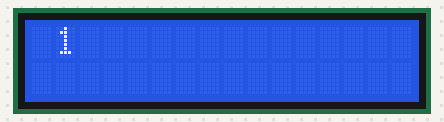
The sketch below on a simulated Arduino Uno, built with avr-gcc and run on an emulated ATmega328P. Parts: 16×2 character LCD.

Above: at 0.21 s.
At 6.26 s:
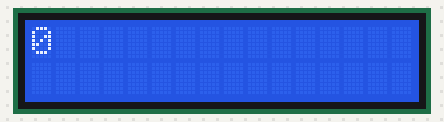
At 9.9 s:
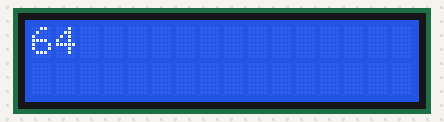
At 19.89 s:
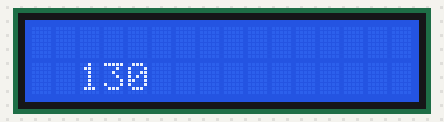
At 29.58 s:
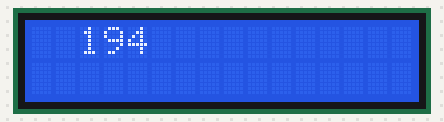
At 39.58 s:
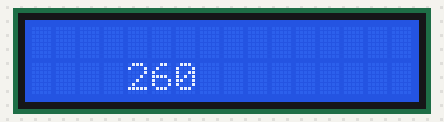

The sketch:

LCD_Screen.ino
```cpp
#include <LiquidCrystal.h>
LiquidCrystal lcd(2,3,4,5,6,7);

void setup()
{
  lcd.begin(16,2);    //16*2 grid
}

void loop() {
  int i,j,k;
  lcd.clear();

  for(i=1;i<=15;i=i+2)
  {
    lcd.setCursor(i,0);
    lcd.print(i);
    delay(300);
    lcd.clear();

    for(j=2;i<=15;j=j+2)
    {
      lcd.setCursor(j,1);
      lcd.print(j);
      delay(300);
      lcd.clear();
    }
  }
  lcd.print("Finished!!");
  delay(300);
}


/*

Functions:
  lcd.begin()
  lcd.print()
  lcd.setCursor()
  lcd.clear()

Pins:
  1 -> GND
  2 -> VCC (+5v)
  3 -> VO (Contrast)  (POT)  (**)
  4 -> RS (Register Select (Data memory))       (Arduino pin -> 2)
  5 -> R/W (Read / Write)  (GND)
  6 -> E (Enable) (It makes 4 High)             (Arduino pin -> 3)
  7 -> D0   \
  8 -> D1   |
  9 -> D2   |
  10 -> D3  |## 8 Bit Data
  11 -> D4  |                                   (Arduino pin -> 4)|
  12 -> D5  |                                   (Arduino pin -> 5)\ using 4bit
  13 -> D6  |                                   (Arduino pin -> 6)/
  14 -> D7  /                                   (Arduino pin -> 7)|
  15 -> LED + [------ 1k(ohm)----- +5v] [it will connect with 1k ohm resistor. and other part of resistor will connect with +5v]
  16 -> LED - (GND)

Serial of LiquidCrystal lcd(2,3,4,5,6,7):   lcd(RS,E,D4,D5,D6,D7)

**: VO(3) will connect with POT. Other 2 part of POT will be VCC and GND. Decreasing resistance will increase brightness

*/
```
